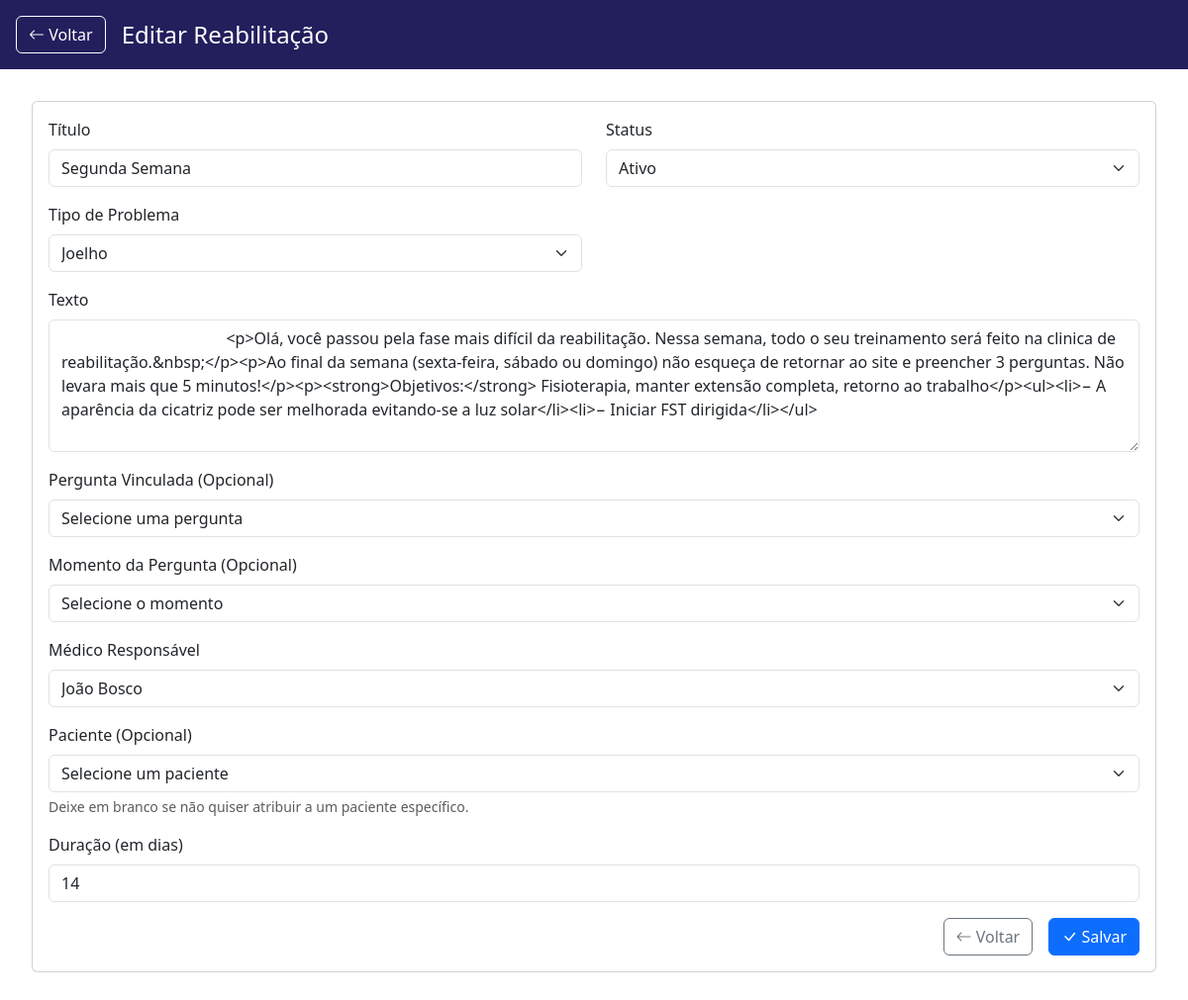
/index.php?page=admin/reabilitacao_form&id=20 (signed in), run on the app's committed database.
### tables this page shows
CREATE TABLE IF NOT EXISTS `reabilitacao` (
  `id` int NOT NULL AUTO_INCREMENT,
  `titulo` varchar(255) NOT NULL,
  `texto` text NOT NULL,
  `momento` varchar(255) NOT NULL DEFAULT '',
  `sequencia` int DEFAULT '0',
  `id_pergunta` int DEFAULT NULL,
  `tipo_problema` int NOT NULL,
  `data_criacao` timestamp NULL DEFAULT CURRENT_TIMESTAMP,
  `data_atualizacao` timestamp NULL DEFAULT CURRENT_TIMESTAMP ON UPDATE CURRENT_TIMESTAMP,
  `id_medico` int DEFAULT NULL,
  `id_paciente` int DEFAULT NULL,
  `duracao_dias` int NOT NULL DEFAULT '7',
  `status` enum('ativo','inativo') NOT NULL DEFAULT 'ativo',
  PRIMARY KEY (`id`),
  KEY `id_medico` (`id_medico`),
  KEY `fk_momento` (`momento`),
  KEY `fk_tipo` (`tipo_problema`) USING BTREE,
  KEY `id_paciente` (`id_paciente`),
  KEY `id_pergunta` (`id_pergunta`)
);

CREATE TABLE IF NOT EXISTS `tipos_reabilitacao` (
  `id` int NOT NULL AUTO_INCREMENT,
  `descricao` varchar(50) NOT NULL,
  PRIMARY KEY (`id`)
);

CREATE TABLE IF NOT EXISTS `usuarios` (
  `id` int NOT NULL AUTO_INCREMENT,
  `nome` varchar(255) DEFAULT NULL,
  `email` varchar(255) DEFAULT NULL,
  `cpf` varchar(14) DEFAULT NULL,
  `senha` varchar(255) DEFAULT NULL,
  `tipo_usuario` varchar(50) DEFAULT NULL,
  `status` varchar(50) DEFAULT NULL,
  `data_cadastro` datetime DEFAULT CURRENT_TIMESTAMP,
  PRIMARY KEY (`id`)
);

### pages/admin/reabilitacao_form.php (the view, shortened to what this page needs)
<?php
$conn = getConnection();
$reabilitacao = [
    'id' => '',
    'titulo' => '',
    'texto' => '',
    'momento' => '',
    'tipo_problema' => '',
    'id_medico' => '',
    'duracao_dias' => '',
    'status' => 'ativo',
    'id_paciente' => '',
    'id_pergunta' => ''
];
$stmt = $conn->prepare("SELECT id, nome FROM usuarios WHERE tipo_usuario = 'medico' ORDER BY nome");
$stmt->execute();
$medicos = $stmt->fetchAll(PDO::FETCH_ASSOC);
$stmt = $conn->prepare("SELECT id, descricao as nome FROM tipos_reabilitacao ORDER BY descricao");
$stmt->execute();
$tipos_reabilitacao = $stmt->fetchAll(PDO::FETCH_ASSOC);
if (isset($_GET['id'])) {
    $stmt = $conn->prepare("SELECT * FROM reabilitacao WHERE id = ?");
    $stmt->execute([$_GET['id']]);
    $reabilitacao_db = $stmt->fetch(PDO::FETCH_ASSOC);
    if ($reabilitacao_db) {
        $reabilitacao = array_merge($reabilitacao, $reabilitacao_db);
    }
}
function h($str) {
    return htmlspecialchars($str ?? '', ENT_QUOTES, 'UTF-8');
}
?>
<!DOCTYPE html>
<html lang="pt-BR">
<head>
    <link href="https://cdn.jsdelivr.net/npm/bootstrap@5.3.2/dist/css/bootstrap.min.css" rel="stylesheet">
    <link rel="stylesheet" href="https://cdn.jsdelivr.net/npm/bootstrap-icons@1.11.1/font/bootstrap-icons.css">
</head>
<body>
    <div class="container-fluid">
        <div class="row">
            <div class="col-12 px-0">
                <div class="top-navbar d-flex justify-content-between align-items-center">
                    <div class="d-flex align-items-center">
                        <a href="index.php?page=admin/reabilitacao" class="btn btn-outline-secondary me-3">
                            <i class="bi bi-arrow-left"></i> Voltar
                        </a>
                        <h4 class="mb-0"><?php echo $reabilitacao['id'] ? 'Editar' : 'Nova' ?> Reabilitação</h4>
                    </div>
                </div>
                <div class="main-content">
                    <div class="card">
                        <div class="card-body">
                            <form method="POST" action="index.php?page=admin/reabilitacao_form<?php echo !empty($reabilitacao['id']) ? '&id=' . $reabilitacao['id'] : ''; ?>">
                                <div class="row">
                                    <div class="col-md-6">
                                        <div class="mb-3">
                                            <label for="titulo" class="form-label">Título</label>
                                            <input type="text" class="form-control" id="titulo" name="titulo"
                                                   value="<?php echo htmlspecialchars($reabilitacao['titulo']); ?>" required>
                                        </div>
                                        <div class="mb-3">
                                            <label for="tipo_problema" class="form-label">Tipo de Problema</label>
                                            <select class="form-select" id="tipo_problema" name="tipo_problema" required>
                                                <?php foreach ($tipos_reabilitacao as $tipo): ?>
                                                    <option value="<?php echo h($tipo['id']); ?>" <?php echo $tipo['id'] == $reabilitacao['tipo_problema'] ? 'selected' : ''; ?>>
                                                        <?php echo h($tipo['nome']); ?>
                                                    </option>
                                                <?php endforeach; ?>
                                            </select>
                                        </div>
                                    </div>
                                    <div class="col-md-6">
                                        <div class="mb-3">
                                            <label for="status" class="form-label">Status</label>
                                            <select class="form-select" id="status" name="status" required>
                                                <option value="ativo" <?php echo ($reabilitacao['status'] == 'ativo') ? 'selected' : ''; ?>>Ativo</option>
                                            </select>
                                        </div>
                                    </div>
                                </div>
                                <div class="mb-3">
                                    <label for="texto" class="form-label">Texto</label>
                                    <textarea class="form-control" id="texto" name="texto" rows="5" required>
                                        <?php echo htmlspecialchars($reabilitacao['texto']); ?>
                                    </textarea>
                                </div>
                                <div class="mb-3">
                                    <label for="id_pergunta" class="form-label">Pergunta Vinculada (Opcional)</label>
                                    <select class="form-select" id="id_pergunta" name="id_pergunta">
                                        <option value="">Selecione uma pergunta</option>
                                    </select>
                                </div>
                                <div class="mb-3">
                                    <label for="momento" class="form-label">Momento da Pergunta (Opcional)</label>
                                    <select class="form-select" id="momento" name="momento">
                                        <option value="">Selecione o momento</option>
                                    </select>
                                </div>
                                <div class="mb-3">
                                    <label for="id_medico" class="form-label">Médico Responsável</label>
                                    <select class="form-select" id="id_medico" name="id_medico" required>
                                        <?php foreach ($medicos as $medico): ?>
                                            <option value="<?php echo h($medico['id']); ?>" <?php echo $medico['id'] == $reabilitacao['id_medico'] ? 'selected' : ''; ?>>
                                                <?php echo h($medico['nome']); ?>
                                            </option>
                                        <?php endforeach; ?>
                                    </select>
                                </div>
                                <div class="mb-3">
                                    <label for="id_paciente" class="form-label">Paciente (Opcional)</label>
                                    <select class="form-select" id="id_paciente" name="id_paciente">
                                        <option value="">Selecione um paciente</option>
                                    </select>
                                    <div class="form-text">Deixe em branco se não quiser atribuir a um paciente específico.</div>
                                </div>
                                <div class="mb-3">
                                    <label for="duracao_dias" class="form-label">Duração (em dias)</label>
                                    <input type="number" class="form-control" id="duracao_dias" name="duracao_dias"
                                           value="<?php echo htmlspecialchars($reabilitacao['duracao_dias']); ?>" required>
                                </div>
                                <div class="d-flex justify-content-end">
                                    <a href="index.php?page=admin/reabilitacao" class="btn btn-outline-secondary me-3">
                                        <i class="bi bi-arrow-left"></i> Voltar
                                    </a>
                                    <button type="submit" class="btn btn-primary">
                                        <i class="bi bi-check-lg"></i> Salvar
                                    </button>
                                </div>
                            </form>
                        </div>
                    </div>
                </div>
            </div>
        </div>
    </div>
</body>
</html>

### pages/admin/reabilitacao_form.php (style rules this page uses)
.top-navbar { background-color: #231F5D; color: white; padding: 1rem; }
.top-navbar a { color: white; }
.top-navbar .btn-outline-secondary { color: white; border-color: white; }
.main-content { padding: 2rem; }

### data on the page
reabilitacao: titulo "Segunda Semana", tipo_problema "Joelho", status "Ativo", texto "<p>Olá, você passou pela fase mais difícil da reabilitação. Nessa semana, todo o seu treinamento será feito na clinica de reabilitação.&nbsp;</p><p>Ao final da semana (sexta-feira, sábado ou domingo) não esqueça de retornar ao site e preencher 3 perguntas. Não levara mais que 5 minutos!</p><p><strong>Objetivos:</strong> Fisioterapia, manter extensão completa, retorno ao trabalho</p><ul><li>− A aparência da cicatriz pode ser melhorada evitando-se a luz solar</li><li>− Iniciar FST dirigida</li></ul>", id_medico "João Bosco", duracao_dias "14"
